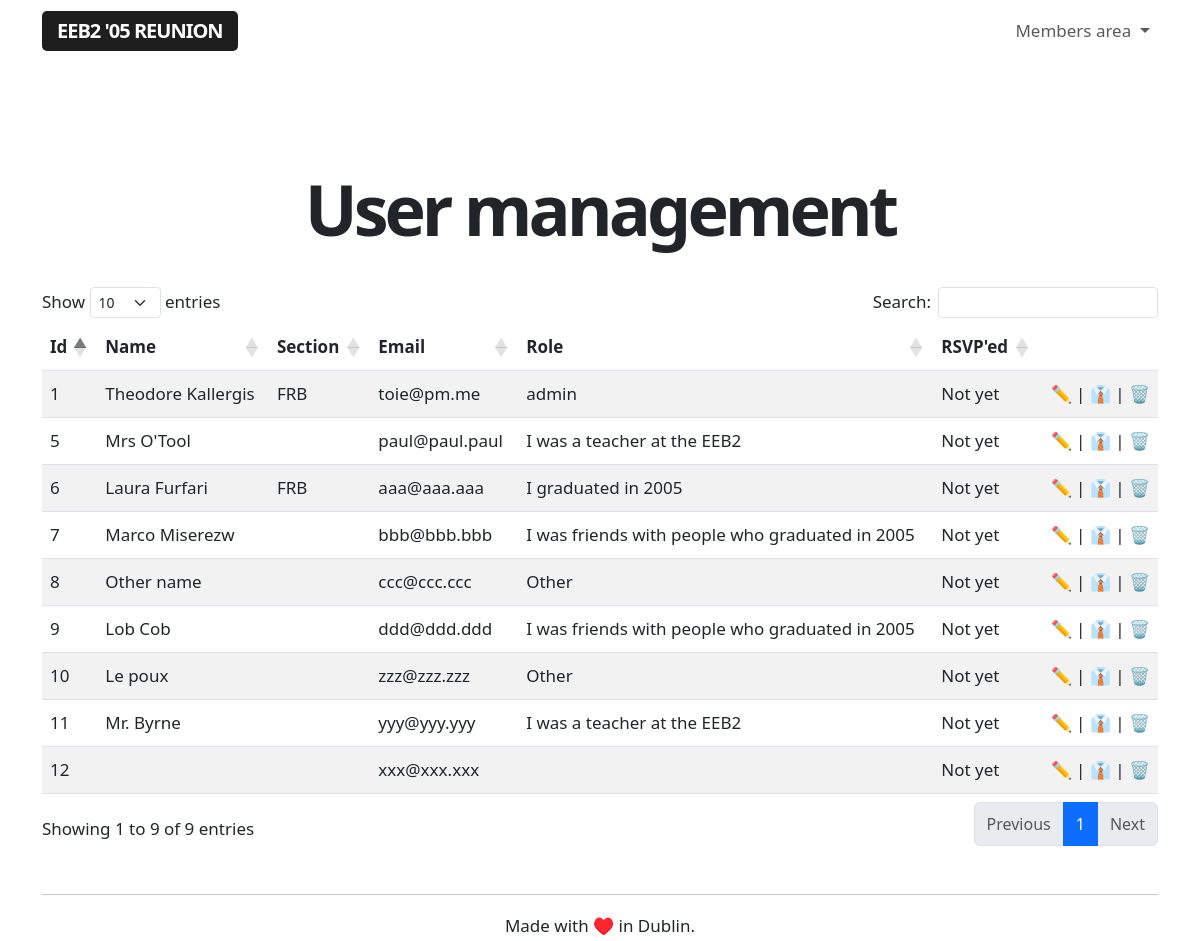
Before: /admin/users (signed in) with the older database file.
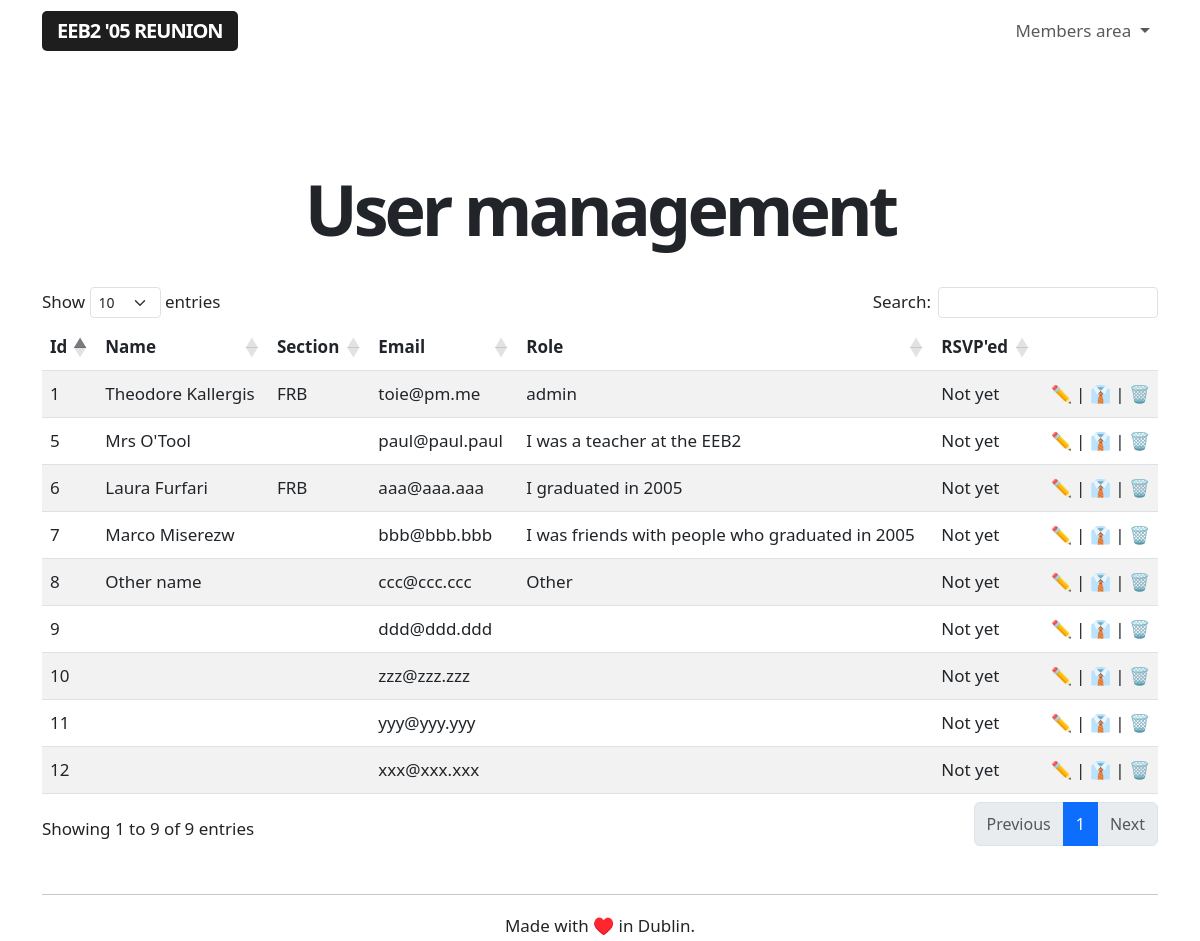
After: the same page with the newer database file.
### app/models.py (models this page shows, shortened)
class User(UserMixin, db.Model):
    id = db.Column(db.Integer, primary_key=True)
    username = db.Column(db.String(64), index=True, unique=True)
    name = db.Column(db.String(64), index=True, unique=False)
    section = db.Column(db.String(64), index=True, unique=False)
    email = db.Column(db.String(120), index=True, unique=True)
    password_hash = db.Column(db.String(128))
    role = db.Column(db.String(64), index=True, unique=False)
    rsvp = db.Column(db.String(64), index=True, unique=False)
    facebook = db.Column(db.String(64), index=True, unique=False)
    twitter = db.Column(db.String(64), index=True, unique=False)
    instagram = db.Column(db.String(64), index=True, unique=False)
    linkedin = db.Column(db.String(64), index=True, unique=False)
    snapchat = db.Column(db.String(64), index=True, unique=False)
    reddit = db.Column(db.String(64), index=True, unique=False)
    mastodon = db.Column(db.String(64), index=True, unique=False)
    tiktok = db.Column(db.String(64), index=True, unique=False)

### app/routes.py (the view)
@app.route('/admin/users', methods=['GET'])
@login_required
def adminusermanagement():
    if current_user.role == 'admin':
        users = User.query.order_by(User.id.asc())
    else:
        flash('This is a restricted area.')
        return redirect(url_for('index'))
    return render_template("user_management.html", title='User management',
        users=users)

### app/models.py (called while the page is built)
@login.user_loader
def load_user(id):
    return User.query.get(int(id))

### app/templates/user_management.html (shortened to what this page needs)
{% extends "base.html" %}
{% block content %}
<div class="title">
    <h1>User management</h1>
</div>
<br>
<br>
<table id="usermanagementtable" class="table table-striped">
  <thead>
    <tr>
        <th>Id</th>
        <th>Name</th>
        <th>Section</th>
        <th>Email</th>
        <th>Role</th>
        <th>RSVP'ed</th>
        <th></th>
    </tr>
  </thead>
  <tbody>
    {% for user in users %}
        {% include '_users.html' %}
    {% endfor %}
  </tbody>
</table>
{% endblock %}

### app/templates/_users.html
<tr>
    <td>{{ user.id }}</td>
    <td>{{ user.name }}</td>
    <td>{{ user.section }}</td>
    <td>{{ user.email }}</td>
    <td>{{ user.role }}</td>
    <td>{{ user.rsvp }}</td>
        <td class="aligniconsright"><a class="nolinkdecoration" href="{{ url_for('user', userid = user.id) }}">✏️</a> | <a class="nolinkdecoration" href="{{ url_for('toggleadmin', userid = user.id) }}">👔</a> | <a class="nolinkdecoration" href="{{ url_for('delete_user', userid=user.id) }}">🗑️</a></td>
</tr>

Changed rows visible on the page:
changed User "ddd@ddd.ddd": name "Lob Cob" → (not shown); role "I was friends with people who graduated in 2005" → (not shown)
changed User "zzz@zzz.zzz": name "Le poux" → (not shown); role "Other" → (not shown)
changed User "yyy@yyy.yyy": name "Mr. Byrne" → (not shown); role "I was a teacher at the EEB2" → (not shown)
